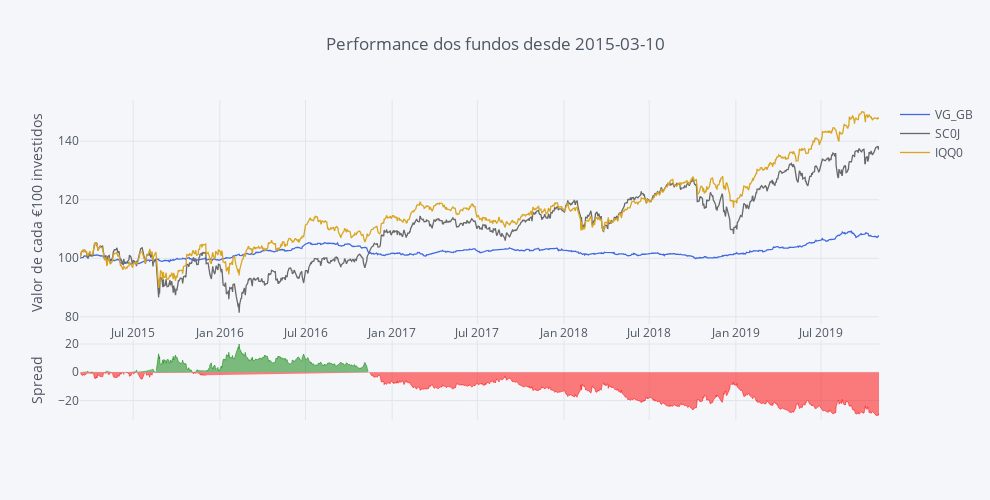

Notebook code for this chart:
### Markdown cell above
**Dica:** A interactividade dos gráficos da plotly permite:

    . Zoom (mantenham o clique e arrastem o cursor em simultâneo, em cima do gráfico);
    . Tem uma lista de opções que aparece se forem com o cursor ao canto superior direito;
    . Façam duplo clique no gráfico ou seleccionem a opção Autoscale/Reset Axes para voltar ao normal;
    . Alterem a opção de 'Compare data on hoover' para 'Show closest data on hoover' se vos for mais conveniente;
    . Se clicarem num nome na legenda esse fundo desaparece (clicando de novo ele volta a apetecer).

### Code cell
# Making Color Palette
Palette = ['rgb(255, 153, 51)',     # 1 - orange
            'royalblue',            # 2 - Royalblue
            '#708090',              # 3 - Grey
            'rgb(128, 0, 128)',     # 4 - Indigo
            'rgb(219, 64, 82)',     # 5 - Red
            'rgb(0, 128, 128)',     # 6 - Teal
            '#191970',              # 7 - Navy
            'rgb(128, 128, 0)',     # 8 - Olive
            '#00BFFF',              # 9 - Water Blue
            'rgb(128, 177, 211)']   # 10 - 

fundos.iplot(title='Performance dos fundos desde ' + Begin, yTitle='Valor de cada €100 investidos', color=['royalblue', 'dimgrey', 'goldenrod'], kind='spread', dimensions=dimensions)

### Figure 1 — Plotly figure (JSON) as saved in the notebook; plotly's stock layout.template omitted (floating-point values rounded to 4 significant figures; data arrays with more than 128 entries replaced by an {"elided": "..."} marker saying what was removed)
{"data": [{"line": {"color": "rgba(65, 105, 225, 1.0)", "dash": "solid", "shape": "linear", "width": 1.3}, "mode": "lines", "name": "VG_GB", "text": "", "type": "scatter", "uid": "30ba63a1-8d58-4991-95cb-181a544f7dd1", "x": {"elided": "1215 str values"}, "y": {"elided": "1215 float values"}}, {"line": {"color": "rgba(105, 105, 105, 1.0)", "dash": "solid", "shape": "linear", "width": 1.3}, "mode": "lines", "name": "SC0J", "text": "", "type": "scatter", "uid": "1bfd42bf-8ba3-4317-b027-6ca8308374fd", "x": {"elided": "1215 str values"}, "y": {"elided": "1215 float values"}}, {"line": {"color": "rgba(218, 165, 32, 1.0)", "dash": "solid", "shape": "linear", "width": 1.3}, "mode": "lines", "name": "IQQ0", "text": "", "type": "scatter", "uid": "01aaaaf1-6c3f-4838-a82f-b0b9b261473f", "x": {"elided": "1215 str values"}, "y": {"elided": "1215 float values"}}, {"connectgaps": false, "fill": "tozeroy", "line": {"color": "green", "dash": "solid", "shape": "linear", "width": 0.5}, "mode": "lines", "name": "Spread", "showlegend": false, "type": "scatter", "uid": "aafcbced-6a4d-47ed-bb69-db90239a83b1", "x": {"elided": "1215 str values"}, "xaxis": "x2", "y": {"elided": "1215 mixed values"}, "yaxis": "y2"}, {"connectgaps": false, "fill": "tozeroy", "line": {"color": "red", "dash": "solid", "shape": "linear", "width": 0.5}, "mode": "lines", "name": "Spread", "showlegend": false, "type": "scatter", "uid": "6eac8e2e-6a2c-4003-b545-08cec9731942", "x": {"elided": "1215 str values"}, "xaxis": "x2", "y": {"elided": "1215 mixed values"}, "yaxis": "y2"}], "layout": {"height": 500, "hovermode": "x", "legend": {"bgcolor": "#F5F6F9", "font": {"color": "#4D5663"}}, "paper_bgcolor": "#F5F6F9", "plot_bgcolor": "#F5F6F9", "title": {"font": {"color": "#4D5663"}, "text": "Performance dos fundos desde 2015-03-10"}, "width": 990, "xaxis": {"autorange": true, "gridcolor": "#E1E5ED", "range": ["2015-03-10", "2019-11-01"], "showgrid": true, "tickfont": {"color": "#4D5663"}, "title": {"font": {"color": "#4D5663"}, "text": ""}, "type": "date", "zerolinecolor": "#E1E5ED"}, "xaxis2": {"anchor": "y2", "autorange": true, "gridcolor": "#E1E5ED", "range": ["2015-03-10", "2019-11-01"], "showgrid": true, "showticklabels": false, "tickfont": {"color": "#4D5663"}, "title": {"font": {"color": "#4D5663"}, "text": ""}, "type": "date", "zerolinecolor": "#E1E5ED"}, "yaxis": {"autorange": true, "domain": [0.3, 1], "gridcolor": "#E1E5ED", "range": [77.54, 154.1], "showgrid": true, "tickfont": {"color": "#4D5663"}, "title": {"font": {"color": "#4D5663"}, "text": "Valor de cada €100 investidos"}, "type": "linear", "zerolinecolor": "#E1E5ED"}, "yaxis2": {"autorange": true, "domain": [0, 0.25], "gridcolor": "#E1E5ED", "range": [-33.78, 22.83], "showgrid": true, "tickfont": {"color": "#4D5663"}, "title": {"font": {"color": "#4D5663"}, "text": "Spread"}, "type": "linear", "zerolinecolor": "#E1E5ED"}}}
